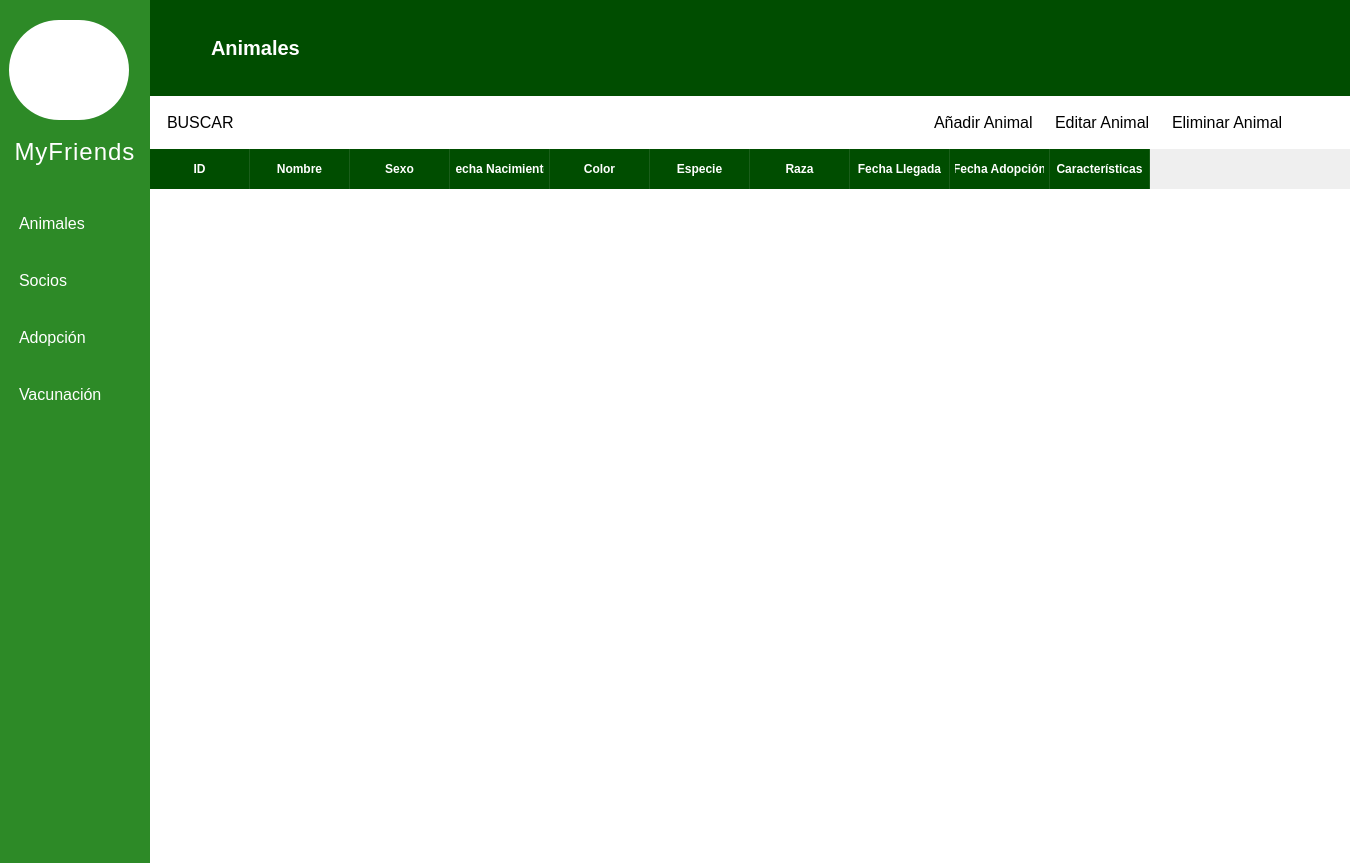
<?xml version="1.0" encoding="UTF-8"?>
<ui version="4.0">
 <class>MainWindow</class>
 <widget class="QMainWindow" name="MainWindow">
  <property name="geometry">
   <rect>
    <x>0</x>
    <y>0</y>
    <width>1350</width>
    <height>863</height>
   </rect>
  </property>
  <property name="windowTitle">
   <string>MainWindow</string>
  </property>
  <widget class="QWidget" name="centralwidget">
   <property name="styleSheet">
    <string notr="true">.QFrame {
    border: none;
    padding: 0px;
    margin: 0px;
}</string>
   </property>
   <layout class="QHBoxLayout" name="horizontalLayout" stretch="1,8">
    <property name="spacing">
     <number>0</number>
    </property>
    <property name="leftMargin">
     <number>0</number>
    </property>
    <property name="topMargin">
     <number>0</number>
    </property>
    <property name="rightMargin">
     <number>0</number>
    </property>
    <property name="bottomMargin">
     <number>0</number>
    </property>
    <item>
     <widget class="QFrame" name="frame_lateral">
      <property name="styleSheet">
       <string notr="true">/* Color de fondo del panel lateral */
#frame_lateral {
    background-color: #2d8a27; /* El verde de tu captura */
    border: none;
}

/* Estilo para todos los botones dentro del panel */
QPushButton {
    background-color: transparent;
    color: white;
    text-align: left;
    padding: 10px;
    font-size: 16px;
    border: none;
}

/* Efecto cuando pasas el ratón por encima */
QPushButton:hover {
    background-color: #3eb038;
}</string>
      </property>
      <property name="frameShape">
       <enum>QFrame::NoFrame</enum>
      </property>
      <property name="frameShadow">
       <enum>QFrame::Plain</enum>
      </property>
      <layout class="QVBoxLayout" name="verticalLayout">
       <property name="spacing">
        <number>18</number>
       </property>
       <property name="topMargin">
        <number>20</number>
       </property>
       <item>
        <widget class="QLabel" name="imagen">
         <property name="minimumSize">
          <size>
           <width>100</width>
           <height>100</height>
          </size>
         </property>
         <property name="maximumSize">
          <size>
           <width>120</width>
           <height>120</height>
          </size>
         </property>
         <property name="styleSheet">
          <string notr="true">#imagen{
	border-radius: 50px;
	background-color: white;
}</string>
         </property>
         <property name="text">
          <string/>
         </property>
         <property name="pixmap">
          <pixmap>img/logo_perros.webp</pixmap>
         </property>
         <property name="scaledContents">
          <bool>true</bool>
         </property>
        </widget>
       </item>
       <item>
        <widget class="QLabel" name="nombre">
         <property name="minimumSize">
          <size>
           <width>30</width>
           <height>30</height>
          </size>
         </property>
         <property name="maximumSize">
          <size>
           <width>200</width>
           <height>200</height>
          </size>
         </property>
         <property name="styleSheet">
          <string notr="true">#nombre{
	color: #FFFFFF;
	padding-bottom: 20px;
	font-family: 'Montserrat';
	font-size: 24px;
	letter-spacing: 1px;
}</string>
         </property>
         <property name="text">
          <string>MyFriends</string>
         </property>
         <property name="alignment">
          <set>Qt::AlignCenter</set>
         </property>
        </widget>
       </item>
       <item>
        <widget class="QPushButton" name="btn_animales">
         <property name="text">
          <string>Animales</string>
         </property>
         <property name="icon">
          <iconset>
           <normaloff>img/huella.png</normaloff>img/huella.png</iconset>
         </property>
        </widget>
       </item>
       <item>
        <widget class="QPushButton" name="btn_socios">
         <property name="text">
          <string>Socios</string>
         </property>
         <property name="icon">
          <iconset>
           <normaloff>img/persona.webp</normaloff>img/persona.webp</iconset>
         </property>
        </widget>
       </item>
       <item>
        <widget class="QPushButton" name="btn_adopcion">
         <property name="text">
          <string>Adopción</string>
         </property>
         <property name="icon">
          <iconset>
           <normaloff>img/corazon2.webp</normaloff>img/corazon2.webp</iconset>
         </property>
        </widget>
       </item>
       <item>
        <widget class="QPushButton" name="btn_vacunacion">
         <property name="text">
          <string>Vacunación</string>
         </property>
         <property name="icon">
          <iconset>
           <normaloff>img/salud.png</normaloff>img/salud.png</iconset>
         </property>
        </widget>
       </item>
       <item>
        <spacer name="verticalSpacer">
         <property name="orientation">
          <enum>Qt::Vertical</enum>
         </property>
         <property name="sizeHint" stdset="0">
          <size>
           <width>20</width>
           <height>341</height>
          </size>
         </property>
        </spacer>
       </item>
      </layout>
     </widget>
    </item>
    <item>
     <widget class="QFrame" name="frame">
      <property name="frameShape">
       <enum>QFrame::NoFrame</enum>
      </property>
      <property name="frameShadow">
       <enum>QFrame::Plain</enum>
      </property>
      <layout class="QVBoxLayout" name="verticalLayout_2" stretch="1,8">
       <property name="spacing">
        <number>0</number>
       </property>
       <property name="leftMargin">
        <number>0</number>
       </property>
       <property name="topMargin">
        <number>0</number>
       </property>
       <property name="rightMargin">
        <number>0</number>
       </property>
       <property name="bottomMargin">
        <number>0</number>
       </property>
       <item>
        <widget class="QFrame" name="frame_superior">
         <property name="styleSheet">
          <string notr="true">#frame_superior{
	background-color: #004d00
}

#titulo{
	color: white; 
	font-size: 20px; 
	font-weight: bold; 
}</string>
         </property>
         <property name="frameShape">
          <enum>QFrame::StyledPanel</enum>
         </property>
         <property name="frameShadow">
          <enum>QFrame::Raised</enum>
         </property>
         <layout class="QHBoxLayout" name="horizontalLayout_2">
          <property name="leftMargin">
           <number>15</number>
          </property>
          <item>
           <widget class="QLabel" name="label">
            <property name="minimumSize">
             <size>
              <width>40</width>
              <height>40</height>
             </size>
            </property>
            <property name="maximumSize">
             <size>
              <width>40</width>
              <height>40</height>
             </size>
            </property>
            <property name="text">
             <string/>
            </property>
            <property name="pixmap">
             <pixmap>img/huella.png</pixmap>
            </property>
            <property name="scaledContents">
             <bool>true</bool>
            </property>
           </widget>
          </item>
          <item>
           <widget class="QLabel" name="titulo">
            <property name="text">
             <string>Animales</string>
            </property>
           </widget>
          </item>
          <item>
           <spacer name="horizontalSpacer">
            <property name="orientation">
             <enum>Qt::Horizontal</enum>
            </property>
            <property name="sizeHint" stdset="0">
             <size>
              <width>801</width>
              <height>20</height>
             </size>
            </property>
           </spacer>
          </item>
         </layout>
        </widget>
       </item>
       <item>
        <widget class="QFrame" name="frame_2">
         <property name="frameShape">
          <enum>QFrame::StyledPanel</enum>
         </property>
         <property name="frameShadow">
          <enum>QFrame::Raised</enum>
         </property>
         <layout class="QVBoxLayout" name="verticalLayout_3">
          <property name="spacing">
           <number>0</number>
          </property>
          <property name="leftMargin">
           <number>0</number>
          </property>
          <property name="topMargin">
           <number>0</number>
          </property>
          <property name="rightMargin">
           <number>0</number>
          </property>
          <property name="bottomMargin">
           <number>0</number>
          </property>
          <item>
           <widget class="QFrame" name="frame_busqueda">
            <property name="styleSheet">
             <string notr="true">#frame_busqueda{
background-color: #FFFFFF;
}

QPushButton {
    background-color: transparent;
    text-align: left;
    padding: 8px;
    font-size: 16px;
    border: none;
}

/* Efecto cuando pasas el ratón por encima */
QPushButton:hover {
    background-color: #efefef;
}</string>
            </property>
            <property name="frameShape">
             <enum>QFrame::NoFrame</enum>
            </property>
            <property name="frameShadow">
             <enum>QFrame::Plain</enum>
            </property>
            <layout class="QHBoxLayout" name="horizontalLayout_7">
             <item>
              <widget class="QPushButton" name="btn_buscarAnimales_2">
               <property name="text">
                <string>BUSCAR</string>
               </property>
               <property name="icon">
                <iconset>
                 <normaloff>img/lupa.png</normaloff>img/lupa.png</iconset>
               </property>
              </widget>
             </item>
             <item>
              <spacer name="horizontalSpacer_6">
               <property name="orientation">
                <enum>Qt::Horizontal</enum>
               </property>
               <property name="sizeHint" stdset="0">
                <size>
                 <width>390</width>
                 <height>20</height>
                </size>
               </property>
              </spacer>
             </item>
             <item>
              <widget class="QPushButton" name="btn_anadir">
               <property name="text">
                <string>Añadir Animal</string>
               </property>
               <property name="icon">
                <iconset>
                 <normaloff>img/anadir.png</normaloff>img/anadir.png</iconset>
               </property>
              </widget>
             </item>
             <item>
              <widget class="QPushButton" name="btn_editar">
               <property name="text">
                <string>Editar Animal</string>
               </property>
               <property name="icon">
                <iconset>
                 <normaloff>img/editar.png</normaloff>img/editar.png</iconset>
               </property>
              </widget>
             </item>
             <item>
              <widget class="QPushButton" name="btn_eliminar">
               <property name="text">
                <string>Eliminar Animal</string>
               </property>
               <property name="icon">
                <iconset>
                 <normaloff>img/borrar.png</normaloff>img/borrar.png</iconset>
               </property>
              </widget>
             </item>
             <item>
              <spacer name="horizontalSpacer_17">
               <property name="orientation">
                <enum>Qt::Horizontal</enum>
               </property>
               <property name="sizeType">
                <enum>QSizePolicy::Fixed</enum>
               </property>
               <property name="sizeHint" stdset="0">
                <size>
                 <width>50</width>
                 <height>20</height>
                </size>
               </property>
              </spacer>
             </item>
            </layout>
           </widget>
          </item>
          <item>
           <widget class="QTableWidget" name="tabla_animales">
            <property name="styleSheet">
             <string notr="true">/* Estilo general de la tabla */
QTableWidget {
    background-color: white;
    gridline-color: #dcdcdc; /* Color de las líneas de la cuadrícula */
    border: none;
    alternate-background-color: #efefef; /* Color de las filas grises */
    selection-background-color: #a8d5a2; /* Color cuando seleccionas una fila */
    color: #333333; /* Color del texto de los datos */
}

/* Estilo de los encabezados (La parte superior verde) */
QHeaderView::section {
    background-color: #004d00; /* Verde oscuro como el de tu banner */
    color: white;
    padding: 5px;
    font-weight: bold;
    border: none;
    border-right: 1px solid #1a5e1a; /* Línea divisoria entre columnas */
    height: 30px;
}

/* Estilo para que los datos se vean más limpios */
QTableWidget::item {
    padding: 5px;
}</string>
            </property>
            <property name="frameShape">
             <enum>QFrame::NoFrame</enum>
            </property>
            <property name="frameShadow">
             <enum>QFrame::Plain</enum>
            </property>
            <property name="alternatingRowColors">
             <bool>true</bool>
            </property>
            <attribute name="verticalHeaderVisible">
             <bool>false</bool>
            </attribute>
            <column>
             <property name="text">
              <string>ID</string>
             </property>
            </column>
            <column>
             <property name="text">
              <string>Nombre</string>
             </property>
            </column>
            <column>
             <property name="text">
              <string>Sexo</string>
             </property>
            </column>
            <column>
             <property name="text">
              <string>Fecha Nacimiento</string>
             </property>
            </column>
            <column>
             <property name="text">
              <string>Color</string>
             </property>
            </column>
            <column>
             <property name="text">
              <string>Especie</string>
             </property>
            </column>
            <column>
             <property name="text">
              <string>Raza</string>
             </property>
            </column>
            <column>
             <property name="text">
              <string>Fecha Llegada</string>
             </property>
            </column>
            <column>
             <property name="text">
              <string>Fecha Adopción</string>
             </property>
            </column>
            <column>
             <property name="text">
              <string>Características</string>
             </property>
            </column>
           </widget>
          </item>
         </layout>
        </widget>
       </item>
      </layout>
     </widget>
    </item>
   </layout>
  </widget>
 </widget>
 <resources/>
 <connections/>
</ui>
